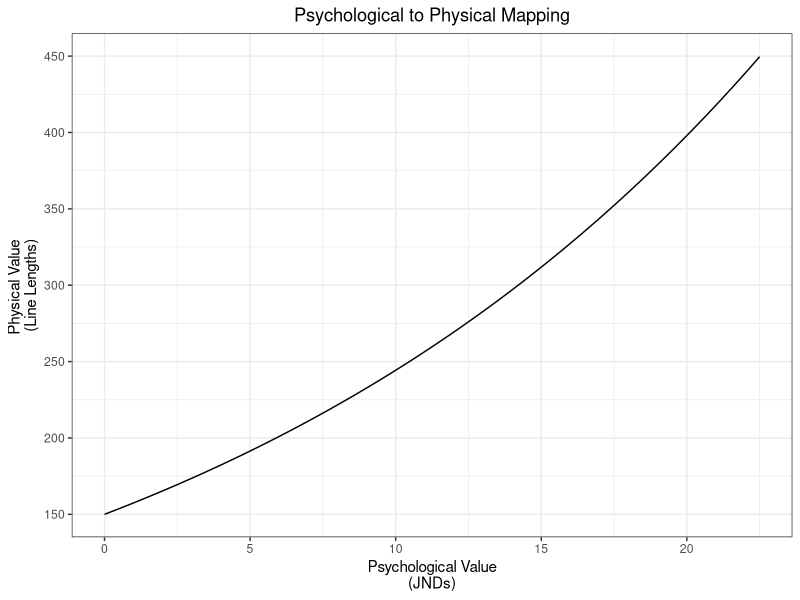

Write R code to recreate this figure. (Note: this script raises an error after producing the figure.)
# category_structure.R
# design for 1 dimension, 1 category, context effect/categorization experiment
# Initial experiment
# Sean Conway
# Last modified Mar. 2023

# clear environment
rm(list=ls())

# Libraries
library(tidyverse)
library(here)

# Constants
min_len <- 150
max_len <- 450

# Psychological mapping  ============================================================
# Psychological to physical mapping
# n = number of jnd
psy2phy <- function(n) {
  trans <- ifelse(n==0, 0, 150*1.05^n)
  return(trans)
}

jnd_min <- 0
jnd_max <- 22.5
jnds_1 <- seq(0,jnd_max, .001)

all_stim <- tibble(
  psych=jnds_1,
  phys=psy2phy(jnds_1)
)

psy_to_phys_plot <- ggplot(all_stim, aes(psych, phys))+
  geom_line()+
  scale_y_continuous(limits=c(min_len, max_len),
                     breaks = seq(min_len, max_len,50))+
  labs(
    x="Psychological Value\n(JNDs)",
    y="Physical Value \n(Line Lengths)",
    title="Psychological to Physical Mapping"
  )+
  theme_bw()+
  theme(plot.title = element_text(hjust = 0.5));psy_to_phys_plot

# Defining the categories  ============================================================

# Category properties
in_mean_jnds <- jnd_max/2
in_sd_jnds <- jnd_max/6

# normalizing constant
in_nc <- pnorm(jnd_max, in_mean_jnds, in_sd_jnds)-pnorm(jnd_min, in_mean_jnds, in_sd_jnds)

in_category <- tibble(
  distribution="in",
  jnds=jnds_1,
  dens=dnorm(jnds_1, in_mean_jnds, in_sd_jnds)/in_nc
)

out_category <- tibble(
  distribution="out",
  jnds=jnds_1,
  dens=dunif(jnds_1, jnd_min, jnd_max)
)

# Combine category/non-category distributions
all_category <- full_join(in_category, out_category)

# Learning Trial Stimuli ============================================================

n_per_category <- 100

# set seeds
# Do not change!
in_seed <-850
out_seed <- 432
write_lines(paste0("Seeds for randomly sampling learning stim\nin_seed=",
                   in_seed, "\nout_seed=",out_seed),
            here("line_exp_1","notes","seeds_for_learning_stim.txt"))

# Learning trial stimuli - in the category
bins_in <- seq(jnd_min, jnd_max, length.out=11)
probs_in <- pnorm(bins_in[2:length(bins_in)], in_mean_jnds, in_sd_jnds)-pnorm(bins_in[1:length(bins_in)-1],in_mean_jnds, in_sd_jnds)

# Normalize
probs_in <- probs_in/sum(probs_in)
n_per_bin_in <- n_per_category*probs_in
n_per_bin_in <- map(n_per_bin_in, .f=~ifelse(.x>1, round(.x), floor(.x))) %>%
  as_vector()

# Sampling learning stimuli - in category
learn_in <- c()
set.seed(in_seed)
for(i in 2:length(bins_in)){
  learn_in <- c(learn_in,sample(seq(bins_in[i-1], bins_in[i],by=.01),size=n_per_bin_in[i-1],replace = T))
}

# Learning trial stimuli - out of the category
bins_out <- seq(jnd_min, jnd_max, length.out=11)
probs_out <- rep(.1, 10)
n_per_bin_out <- n_per_category*probs_out

# Sampling learning stimuli - out of the category
learn_out <- c()
set.seed(out_seed)
for(i in 2:length(bins_out)){
  learn_out <- c(learn_out, sample(seq(bins_out[i-1], bins_out[i],by=.01),size=n_per_bin_out[i-1],replace = T))
}

# Combine all learning stimuli
learn <- tibble(
  `in`= learn_in,
  `out`=learn_out
) %>%
  pivot_longer(
    cols=c(`in`, `out`),names_to='distribution',
    values_to = 'jnds'
  ) %>%
  mutate(
    distribution=as_factor(distribution),
    dens=case_when(
      distribution=='in'~dnorm(jnds, in_mean_jnds, in_sd_jnds),
      distribution=='out'~dunif(jnds, jnd_min, jnd_max)
    )
  )

# Learning Demo Stimuli  ============================================================
# Stim to show to try and aid learning
#

n_demo <- 40

# Sampling learn-in stimuli for demo
# Basically sampling from a truncated normal
learn_in_demo <- rep(-99, n_demo)
for(i in 1:n_demo){
  while(learn_in_demo[i] < jnd_min | learn_in_demo[i] > jnd_max){
    learn_in_demo[i] <- rnorm(1, in_mean_jnds, in_sd_jnds)
  }
}

# Sampling learn-out stimuli for demo
# Sample from uniform range outside 3 SDs of mean
learn_out_demo <- sample(c(seq(in_mean_jnds-3*in_sd_jnds,in_mean_jnds-2*in_sd_jnds),
                           seq(in_mean_jnds+2*in_sd_jnds, in_mean_jnds+3*in_sd_jnds)),
                        size=n_demo, replace=T)

learn_demo <- tibble(
  in_category=learn_in_demo,
  out_category=learn_out_demo
) %>%
  pivot_longer(
    cols=everything(),
    names_to='category',
    values_to = 'jnds'
  ) %>%
  mutate(
    dens=case_when(
      category=='in_category'~dnorm(jnds, in_mean_jnds, in_sd_jnds),
      category=='out_category'~dunif(jnds, jnd_min, jnd_max)
    )
  )

# make into two data frames
learn_demo_in_cat <- learn_demo %>%
  filter(category=='in_category') %>%
  select(jnds) %>%
  as_vector(.)
learn_demo_out_cat <- learn_demo %>%
  filter(category=='out_category') %>%
  select(jnds) %>%
  as_vector(.)


# Transfer Trial Stimuli  ============================================================

# # Attraction effect stimuli parameters
td_dist <- 2 # JNDs between target and decoy
tc_dist_diff <- 1 # JNDs between target and competitor on a given trial
tc_dist_easy <- 2

# jnd distance to mean for equally correct options
jnds_equal_1 <- 1
jnds_equal_2 <- 2
jnds_correct_hard <- 1
jnds_incorrect_hard <- 2
jnds_correct_easy <- 1
jnds_incorrect_easy <- 3

# First creating pairs of stimuli

# Pair where either is equally correct (i.e., equidistant to category mean)
pair_equal_1 <- tibble(
  side_correct="equal",
  stim_1_psy=in_mean_jnds-jnds_equal_1,
  stim_2_psy=in_mean_jnds+jnds_equal_1,
  difficulty_level="equal_chance_1_JND"
  )

pair_equal_2 <- tibble(
  side_correct="equal",
  stim_1_psy=in_mean_jnds-jnds_equal_2,
  stim_2_psy=in_mean_jnds+jnds_equal_2,
  difficulty_level="equal_chance_2_JND"
)

# Pair where left is correct, but it's easy
pair_left_correct_1 <- tibble(
  side_correct="left",
  difficulty_level="easy",
  stim_1_psy=in_mean_jnds-jnds_correct_easy,
  stim_2_psy=in_mean_jnds+jnds_incorrect_easy
  )

# Pair where left is correct, and it's difficult
pair_left_correct_2 <- tibble(
  side_correct="left",
  difficulty_level="difficult",
  stim_1_psy=in_mean_jnds-jnds_correct_hard,
  stim_2_psy=in_mean_jnds+jnds_incorrect_hard
)

# Pair where right is correct, but it's difficult
pair_right_correct_1 <- tibble(
  side_correct="right",
  difficulty_level="difficult",
  stim_1_psy=in_mean_jnds+jnds_correct_hard,
  stim_2_psy=in_mean_jnds-jnds_incorrect_hard
)

# Pair where right is correct, and it's easy
pair_right_correct_2 <- tibble(
  side_correct="right",
  difficulty_level="easy",
  stim_1_psy=in_mean_jnds+jnds_correct_easy,
  stim_2_psy=in_mean_jnds-jnds_incorrect_easy
)

# Bind all together
attr_stim <- bind_rows(
  pair_equal_1,
  pair_equal_2,
  pair_left_correct_1,
  pair_left_correct_2,
  pair_right_correct_1,
  pair_right_correct_2
)

# double them so each trial type can have target and competitor be both options
attr_stim <- attr_stim %>%
  bind_rows(attr_stim) %>%
  arrange(side_correct,stim_1_psy, stim_2_psy, difficulty_level)

attr_stim$trial_type <- rep(c("Target","Competitor"),nrow(attr_stim)/2)
attr_stim <- attr_stim %>%
  mutate(
    target=case_when(
      trial_type=="Target"~stim_1_psy,
      trial_type=="Competitor"~stim_2_psy
    ),
    competitor=case_when(
      trial_type=="Target"~stim_2_psy,
      trial_type=="Competitor"~stim_1_psy
    )
  ) %>%
  select(-c(trial_type))


# Create decoy by subtracting or adding from the target
attr_stim <- attr_stim %>%
  mutate(
    decoy=case_when(
      target < in_mean_jnds ~ target-td_dist,
      target > in_mean_jnds ~ target+td_dist
    ),
    stim_3_psy=decoy,
    trial_choice_set="trinary",
    trial_type="attraction"
  )

# Binary trials (no decoy)
attr_stim_binary <- attr_stim %>%
  mutate(
    trial_choice_set="binary",
    decoy=NA
  ) %>%
  mutate(
    stim_1_psy=case_when(
      stim_2_psy==target & stim_3_psy==competitor~0,
      stim_3_psy==target & stim_2_psy==competitor~0,
      TRUE~stim_1_psy
    ),
    stim_2_psy=case_when(
      stim_1_psy==target & stim_3_psy==competitor~0,
      stim_3_psy==target & stim_1_psy==competitor~0,
      TRUE~stim_2_psy
    ),
    stim_3_psy=case_when(
      stim_1_psy==target & stim_2_psy==competitor~0,
      stim_2_psy==target & stim_1_psy==competitor~0,
      TRUE~stim_3_psy
    )
  )

# Bind trinary to binary
attr_stim <- full_join(attr_stim,attr_stim_binary) %>%
  relocate(trial_type, trial_choice_set, side_correct, difficulty_level, stim_1_psy, stim_2_psy, stim_3_psy,
           target, competitor, decoy)

# function to get correct choice for attraction effect stimuli
# Probably could have done this above, but it works fine
corr_choice <- function(...){
  cat_mean <- 11.25 # defining manually here
  vec <- c(...)
  dists <- abs(vec-cat_mean)
  if(length(dists[dists==min(dists)])>1){ #If there's more than one right answer, correct is NA
    correct <- NA
  }
  else {
    correct<-vec[which.min(dists)]
  }
  return(correct)
}

# Find out correct option based on which is closest to cat mean
# Assign tc_correct (whether target or competitor is correct)
# correct_dist_to_mean = how far is the correct option from the mean
attr_stim <- attr_stim %>%
  mutate(
    correct=unlist(pmap(list(stim_1_psy, stim_2_psy, stim_3_psy),corr_choice)),
    tc_correct=case_when(
      side_correct=="equal"~"both",
      correct==target ~"target",
      correct==competitor ~"competitor"
    ),
    target_side=case_when(
      target<in_mean_jnds~"left",
      target>in_mean_jnds~"right",
    ),
    competitor_side=case_when(
      competitor<in_mean_jnds~"left",
      competitor>in_mean_jnds~"right"
    ),
    correct_dist_to_mean=case_when(
      side_correct=="equal"~abs(target-in_mean_jnds),
      side_correct!="equal"~abs(correct-in_mean_jnds)
    )
  )

# Making attraction effect stimuli long to make plotting easier
attr_stim_long <- attr_stim %>%
  pivot_longer(cols=c(target,competitor, decoy),names_to = "option",
               values_to = "jnds") %>%
  mutate(
    dens=dnorm(jnds, in_mean_jnds, in_sd_jnds),
    option_abbrev=case_when(
      option=="target"~"T",
      option=="competitor"~"C",
      option=="decoy"~"D"
    )
  )

# Repeating attraction effect trials 3 times in a block!
attr_stim <- attr_stim %>%
  bind_rows(attr_stim, attr_stim)

# Filler trials #
n_filler <- 24
n_trinary <- n_filler/2
n_binary <- n_filler/2
filler_sample_seed <- 74836
set.seed(filler_sample_seed)

# Create fillers
# Correct option sampled from the category, incorrect option(s) sampled from non-category
fillers <- tibble(
  trial_type=rep('filler',n_filler),
  trial_choice_set=c(rep('trinary',n_trinary),rep('binary',n_binary)),
  target=rep(NA,n_filler),
  competitor=rep(NA,n_filler),
  decoy=rep(NA,n_filler),
  correct=rnorm(n_filler,in_mean_jnds,in_sd_jnds),
  stim_1_psy=correct,
  stim_2_psy=runif(n_filler, jnd_min, jnd_max)
) %>%
  mutate(
    stim_3_psy=case_when(
      trial_choice_set=='trinary' ~ round(runif(n_filler, jnd_min, jnd_max))
    ),
    side_correct=case_when(
      correct>in_mean_jnds~"right",
      correct<in_mean_jnds~"left"
    ),
    correct_dist_to_mean=abs(correct-in_mean_jnds)
  )


# ALL transfer stimuli combined (i.e., this is everything shown in a single block#
transfer <- full_join(attr_stim, fillers) %>%
  mutate(exp_trial_type="transfer") %>%
  relocate(exp_trial_type, trial_type, trial_choice_set, difficulty_level,
           stim_1_psy, stim_2_psy, stim_3_psy, target, competitor, decoy, target_side, competitor_side,
           correct, tc_correct, correct_dist_to_mean) %>%
  mutate(stim_3_psy=replace_na(stim_3_psy, 0))

# Plots #  ============================================================

# Plot Category/Non-Category distributions
all_category_plot_psych <- ggplot(all_category, aes(jnds, dens,col=distribution))+
  geom_line()+
  geom_vline(xintercept = in_mean_jnds,linetype="dashed",alpha=.75)+
  labs(
    x="JND",
    y="Density",
    title="Category Distributions"
  )+
  theme_bw()+
  scale_color_manual(labels=c('In Category','Out of Category'),
                     values=c('dark green','red'),
                     name='Category')+
  theme(
    plot.title = element_text(hjust=0.5)
  )
all_category_plot_psych


# Plot Learning Trials along w/ category densities
learn_plot <- learn %>%
  ggplot(aes(jnds, dens, color=distribution))+
  geom_point(alpha=0.6,size=3,shape='X')+
  geom_line(data=filter(out_category, jnds>=jnd_min & jnds<=jnd_max),
            aes(jnds, dens), color='red',alpha=0.2)+
  geom_line(data=filter(in_category, jnds>=jnd_min & jnds<=jnd_max ),
            aes(jnds, dens),color='dark green',alpha=0.2)+
  scale_color_manual(labels=c('In Category','Out of Category'),
                     values=c('dark green','red'),
                     name='Category')+
  labs(
    x='JND',
    y='Probability Density',
    title='Learning Trial Stimuli'
  )+
  scale_x_continuous(limits=c(jnd_min, jnd_max))+
  theme(plot.title = (element_text(hjust=0.5)))
learn_plot

# Histogram of learning trial stimuli
learn_hist <- learn %>%
  ggplot(aes(jnds,fill=distribution))+
  geom_histogram(alpha=0.6,size=3,binwidth = 2)+
  scale_fill_manual(labels=c('In Category','Out of Category'),
                    values=c('dark green','red'),
                    name='Category')+
  facet_grid(vars(distribution))+
  labs(
    x='JND',
    y='Frequency',
    title='Learning Trial Stimuli'
  )+
  scale_x_continuous(breaks=seq(jnd_min, jnd_max, 4))+
  theme(plot.title = (element_text(hjust=0.5)))
learn_hist

# Plot stimuli for demonstration prior to learning trials
learn_demo_plot <- learn_demo %>%
  ggplot() +
  geom_point(aes(x=jnds,y=dens,color=category),alpha=0.65)+
  geom_line(data=filter(in_category, jnds >= jnd_min & jnds <= jnd_max),
            aes(x=jnds, y=dens),color='dark green',alpha=0.3)+
  geom_line(data=filter(out_category, jnds >= jnd_min & jnds <= jnd_max),
            aes(x=jnds, y=dens),color='red', alpha=0.3)+
  scale_color_manual(labels=c('In Category','Out of Category'),
                    values=c('dark green','red'),
                    name='Category')+
  labs(
    x='JND',
    y='Density',
    title='Learning Demo Stimuli'
  )+
  theme(plot.title = element_text(hjust=0.5)); learn_demo_plot

trinary_ae_plot <- ggplot(filter(attr_stim_long, trial_choice_set=="trinary"))+
  geom_text(aes(jnds,dens,label=option_abbrev,col=option_abbrev),size=4)+
  facet_wrap(side_correct~target_side+difficulty_level,labeller = function(labs)
    {label_both(labs)})+
  geom_line(data=filter(in_category, jnds>=jnd_min & jnds <= jnd_max),
            aes(jnds, dens),alpha=.6)+
  scale_color_manual(labels=c('Competitor','Decoy','Target'),
                     values=c('dodgerblue1','firebrick2','springgreen4'),
                     name='Choice')+
  labs(x='JND',y='Density',title='Trinary Attraction Effect Trials')+
  theme(plot.title = element_text(hjust=0.5,size = 20)); trinary_ae_plot

binary_ae_plot <- ggplot(filter(attr_stim_long, trial_choice_set=="binary"))+
  geom_text(aes(jnds,dens,label=option_abbrev,col=option_abbrev),size=4)+
  facet_wrap(side_correct~target_side+difficulty_level,labeller = function(labs)
    {label_both(labs)})+
  geom_line(data=filter(in_category, jnds>=jnd_min & jnds <= jnd_max),
            aes(jnds, dens),alpha=.6)+
  scale_color_manual(labels=c('Competitor','Decoy','Target'),
                     values=c('dodgerblue1','firebrick2','springgreen4'),
                     name='Choice')+
  labs(x='JND',y='Density',title='Binary Attraction Effect Trials')+
  theme(plot.title = element_text(hjust=0.5,size = 20))


# CONVERT EVERYTHING TO LINE LENGTHS FOR EXPERIMENT ========================================================================
all_category$line_len  <- psy2phy(all_category$jnds)
attr_stim$stim_1 <- psy2phy(attr_stim$stim_1_psy)
attr_stim$stim_2 <- psy2phy(attr_stim$stim_2_psy)
attr_stim$stim_3 <- psy2phy(attr_stim$stim_3_psy)
transfer$stim_1 <- psy2phy(transfer$stim_1_psy)
transfer$stim_2 <- psy2phy(transfer$stim_2_psy)
transfer$stim_3 <- psy2phy(transfer$stim_3_psy)
transfer <- transfer %>%
  rename(correct_psy=correct,
         target_psy=target,
         competitor_psy=competitor,
         decoy_psy=decoy) %>%
  mutate(correct=psy2phy(correct_psy),
         target_phys=psy2phy(target_psy),
         competitor_phys=psy2phy(competitor_psy),
         decoy_phys=psy2phy(decoy_psy)
         )
fillers$stim_1 <- psy2phy(fillers$stim_1_psy)
fillers$stim_2 <- psy2phy(fillers$stim_2_psy)
fillers$stim_3 <- psy2phy(fillers$stim_3_psy)
learn$line_len <- psy2phy(learn$jnds)
learn_demo$line_len <- psy2phy(learn_demo$jnds)
learn_demo_in_cat <- psy2phy(learn_demo_in_cat)
learn_demo_out_cat <- psy2phy(learn_demo_out_cat)

## PLOT PSYCHOLOGICAL TO PHYSICAL RELATIONSHIP ========================================================================
psy_to_phy_learn <- ggplot(learn, aes(jnds, line_len,col=distribution))+
  geom_point()+
  scale_x_continuous(limits=c(0,23),breaks=seq(0,23,3))+
  scale_y_continuous(limits=c(150,450),breaks=seq(150,450,50))+
  facet_grid(vars(distribution))+
  scale_color_manual(labels=c('In Category','Out of Category'),
                     values=c('dark green','red'),
                     name='Category')+
  labs(x="Psychological Value",
       y="Physical Value",
       caption="Physical Value = 150*(1.05^Psychological Value)",
       title="Psychological to Physical Relationship")+
  ggthemes::theme_few()+
  theme(plot.caption=element_text(hjust=0),
        plot.title=element_text(hjust=0.5))
psy_to_phy_learn

# Save Figures # ========================================================================
# ggsave(here('multi_stim','line_exp_1', 'R','plots', 'category_dists.png'), all_category_plot_psych,height=8, width=8, units="in")
# ggsave(here('multi_stim','line_exp_1','R','plots','learn_trials_dist.png'), learn_plot,height=8, width=8, units="in")
# ggsave(here('multi_stim','line_exp_1','R','plots','learn_trials_hist.png'), learn_hist,height=8, width=8, units="in")
# ggsave(here('multi_stim','line_exp_1','R','plots','learn_demo_stim.png'),learn_demo_plot,height=8, width=8, units="in")
# ggsave(here('multi_stim','line_exp_1','R','plots','trinary_attr_eff.png'),trinary_ae_plot,height=8, width=12, units="in")
# ggsave(here('multi_stim','line_exp_1','R','plots','binary_attr_eff.png'),binary_ae_plot,height=8, width=12, units="in")
# ggsave(here('multi_stim','line_exp_1','R','plots','psy_to_phy_learn.png'),psy_to_phy_learn,height=8, width=8, units="in")
# #

# Save stimuli / trial info # ========================================================================
# # # Save learning trials
# readr::write_csv(learn, here('multi_stim','line_exp_1','trials','learn_trials.csv'))
# jsonlite::write_json(learn, here('multi_stim','line_exp_1','trials','learn_trials.json'))
# # #
# # # # Save learning demo stim
# # # DO NOT UNCOMMENT THIS
# # # readr::write_csv(learn_demo, here('multi_stim','line_exp_1','stimuli','learn_demo_stim.csv'))
# # # jsonlite::write_json(learn_demo_in_cat,here('multi_stim','line_exp_1','stimuli','learn_demo_in_cat.json'))
# # # jsonlite::write_json(learn_demo_out_cat,here('multi_stim','line_exp_1','stimuli','learn_demo_out_cat.json'))
# # # #
# # # # Save transfer trials
# readr::write_csv(transfer, here('multi_stim','line_exp_1','trials','transfer_trials.csv'))
# readr::write_csv(attr_stim, here('multi_stim','line_exp_1','trials','attr_eff_trials.csv'))
# readr::write_csv(fillers, here('multi_stim','line_exp_1','trials','filler_trials.csv'))
# readr::write_csv(attr_stim_long, here('multi_stim','line_exp_1',"trials","attr_eff_trials_long.csv"))
# #
# # #